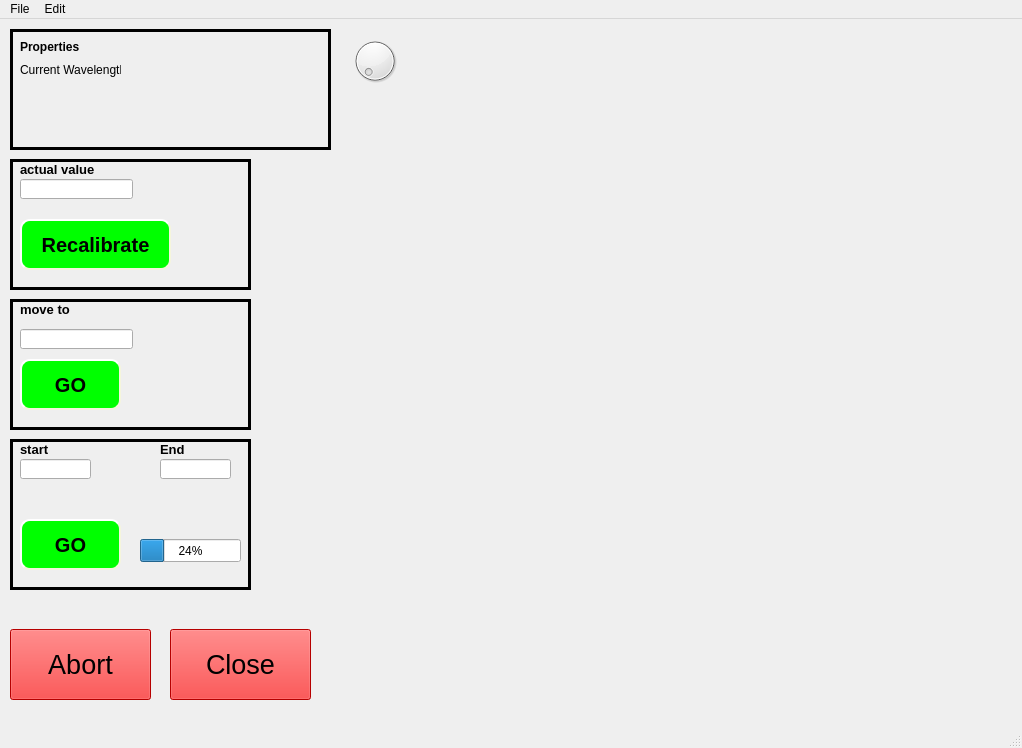
<?xml version="1.0" encoding="UTF-8"?>
<ui version="4.0">
 <class>MainWindow</class>
 <widget class="QMainWindow" name="MainWindow">
  <property name="geometry">
   <rect>
    <x>0</x>
    <y>0</y>
    <width>1022</width>
    <height>748</height>
   </rect>
  </property>
  <property name="windowTitle">
   <string>MainWindow</string>
  </property>
  <widget class="QWidget" name="centralwidget">
   <widget class="QPushButton" name="abort_button">
    <property name="geometry">
     <rect>
      <x>10</x>
      <y>610</y>
      <width>141</width>
      <height>71</height>
     </rect>
    </property>
    <property name="font">
     <font>
      <pointsize>20</pointsize>
     </font>
    </property>
    <property name="styleSheet">
     <string notr="true">QPushButton{
	background-color: rgb(255, 0, 0)
}</string>
    </property>
    <property name="text">
     <string>Abort</string>
    </property>
    <property name="autoDefault">
     <bool>false</bool>
    </property>
    <property name="default">
     <bool>false</bool>
    </property>
    <property name="flat">
     <bool>false</bool>
    </property>
   </widget>
   <widget class="QPushButton" name="close_button">
    <property name="geometry">
     <rect>
      <x>170</x>
      <y>610</y>
      <width>141</width>
      <height>71</height>
     </rect>
    </property>
    <property name="font">
     <font>
      <pointsize>20</pointsize>
     </font>
    </property>
    <property name="styleSheet">
     <string notr="true">QPushButton{
	background-color: rgb(255, 0, 0)
}</string>
    </property>
    <property name="text">
     <string>Close</string>
    </property>
    <property name="autoDefault">
     <bool>false</bool>
    </property>
    <property name="default">
     <bool>false</bool>
    </property>
    <property name="flat">
     <bool>false</bool>
    </property>
   </widget>
   <widget class="QLabel" name="property_label">
    <property name="geometry">
     <rect>
      <x>20</x>
      <y>20</y>
      <width>81</width>
      <height>16</height>
     </rect>
    </property>
    <property name="font">
     <font>
      <pointsize>9</pointsize>
      <weight>75</weight>
      <bold>true</bold>
     </font>
    </property>
    <property name="text">
     <string>Properties</string>
    </property>
   </widget>
   <widget class="QLabel" name="current_wavelength_lbl">
    <property name="geometry">
     <rect>
      <x>20</x>
      <y>40</y>
      <width>101</width>
      <height>21</height>
     </rect>
    </property>
    <property name="text">
     <string>Current Wavelength:</string>
    </property>
   </widget>
   <widget class="QDial" name="dial">
    <property name="geometry">
     <rect>
      <x>350</x>
      <y>10</y>
      <width>50</width>
      <height>64</height>
     </rect>
    </property>
    <property name="singleStep">
     <number>1</number>
    </property>
    <property name="orientation">
     <enum>Qt::Horizontal</enum>
    </property>
    <property name="invertedAppearance">
     <bool>false</bool>
    </property>
    <property name="wrapping">
     <bool>false</bool>
    </property>
    <property name="notchesVisible">
     <bool>false</bool>
    </property>
   </widget>
   <widget class="QFrame" name="frame1">
    <property name="geometry">
     <rect>
      <x>10</x>
      <y>10</y>
      <width>321</width>
      <height>121</height>
     </rect>
    </property>
    <property name="frameShape">
     <enum>QFrame::Box</enum>
    </property>
    <property name="frameShadow">
     <enum>QFrame::Plain</enum>
    </property>
    <property name="lineWidth">
     <number>3</number>
    </property>
   </widget>
   <widget class="QFrame" name="frame2">
    <property name="geometry">
     <rect>
      <x>10</x>
      <y>140</y>
      <width>241</width>
      <height>131</height>
     </rect>
    </property>
    <property name="frameShape">
     <enum>QFrame::Box</enum>
    </property>
    <property name="frameShadow">
     <enum>QFrame::Plain</enum>
    </property>
    <property name="lineWidth">
     <number>3</number>
    </property>
    <widget class="QLabel" name="actual_value_lbl">
     <property name="geometry">
      <rect>
       <x>10</x>
       <y>0</y>
       <width>81</width>
       <height>21</height>
      </rect>
     </property>
     <property name="font">
      <font>
       <pointsize>10</pointsize>
       <weight>75</weight>
       <bold>true</bold>
      </font>
     </property>
     <property name="text">
      <string>actual value</string>
     </property>
    </widget>
    <widget class="QLineEdit" name="recalibrate_input">
     <property name="geometry">
      <rect>
       <x>10</x>
       <y>20</y>
       <width>113</width>
       <height>20</height>
      </rect>
     </property>
     <property name="inputMethodHints">
      <set>Qt::ImhDigitsOnly</set>
     </property>
    </widget>
    <widget class="QPushButton" name="recalibrate_button">
     <property name="geometry">
      <rect>
       <x>10</x>
       <y>60</y>
       <width>151</width>
       <height>51</height>
      </rect>
     </property>
     <property name="font">
      <font>
       <pointsize>-1</pointsize>
       <weight>75</weight>
       <italic>false</italic>
       <bold>true</bold>
      </font>
     </property>
     <property name="mouseTracking">
      <bool>false</bool>
     </property>
     <property name="styleSheet">
      <string notr="true">QPushButton{
	background-color: rgb(0, 255, 0);
    border-style: outset;
    border-width: 2px;
    border-radius: 10px;
    border-color: beige;
    font: bold 20px;
    min-width: 2em;
    padding: 6px;
	
}

QPushButton::pressed{
	background-color: green;
    border-style: outset;
    border-width: 2px;
    border-radius: 10px;
    border-color: beige;
    font: bold 14px;
    min-width: 5em;
    padding: 6px;
	
}</string>
     </property>
     <property name="text">
      <string>Recalibrate</string>
     </property>
     <property name="checkable">
      <bool>false</bool>
     </property>
     <property name="autoDefault">
      <bool>false</bool>
     </property>
     <property name="default">
      <bool>false</bool>
     </property>
     <property name="flat">
      <bool>false</bool>
     </property>
    </widget>
   </widget>
   <widget class="QFrame" name="frame3">
    <property name="geometry">
     <rect>
      <x>10</x>
      <y>280</y>
      <width>241</width>
      <height>131</height>
     </rect>
    </property>
    <property name="frameShape">
     <enum>QFrame::Box</enum>
    </property>
    <property name="frameShadow">
     <enum>QFrame::Plain</enum>
    </property>
    <property name="lineWidth">
     <number>3</number>
    </property>
    <widget class="QLineEdit" name="move_input">
     <property name="geometry">
      <rect>
       <x>10</x>
       <y>30</y>
       <width>113</width>
       <height>20</height>
      </rect>
     </property>
     <property name="inputMethodHints">
      <set>Qt::ImhDigitsOnly</set>
     </property>
    </widget>
    <widget class="QLabel" name="move_to_lbl">
     <property name="geometry">
      <rect>
       <x>10</x>
       <y>0</y>
       <width>61</width>
       <height>21</height>
      </rect>
     </property>
     <property name="font">
      <font>
       <pointsize>10</pointsize>
       <weight>75</weight>
       <bold>true</bold>
      </font>
     </property>
     <property name="text">
      <string>move to</string>
     </property>
    </widget>
    <widget class="QPushButton" name="move_button">
     <property name="geometry">
      <rect>
       <x>10</x>
       <y>60</y>
       <width>101</width>
       <height>51</height>
      </rect>
     </property>
     <property name="font">
      <font>
       <pointsize>-1</pointsize>
       <weight>75</weight>
       <italic>false</italic>
       <bold>true</bold>
      </font>
     </property>
     <property name="mouseTracking">
      <bool>false</bool>
     </property>
     <property name="styleSheet">
      <string notr="true">QPushButton{
	background-color: rgb(0, 255, 0);
    border-style: outset;
    border-width: 2px;
    border-radius: 10px;
    border-color: beige;
    font: bold 20px;
    min-width: 2em;
    padding: 6px;
	
}

QPushButton::pressed{
	background-color: green;
    border-style: outset;
    border-width: 2px;
    border-radius: 10px;
    border-color: beige;
    font: bold 14px;
    min-width: 5em;
    padding: 6px;
	
}</string>
     </property>
     <property name="text">
      <string>GO</string>
     </property>
     <property name="checkable">
      <bool>false</bool>
     </property>
     <property name="autoDefault">
      <bool>false</bool>
     </property>
     <property name="default">
      <bool>false</bool>
     </property>
     <property name="flat">
      <bool>false</bool>
     </property>
    </widget>
   </widget>
   <widget class="QFrame" name="frame4">
    <property name="geometry">
     <rect>
      <x>10</x>
      <y>420</y>
      <width>241</width>
      <height>151</height>
     </rect>
    </property>
    <property name="frameShape">
     <enum>QFrame::Box</enum>
    </property>
    <property name="frameShadow">
     <enum>QFrame::Plain</enum>
    </property>
    <property name="lineWidth">
     <number>3</number>
    </property>
    <widget class="QLineEdit" name="scan_start_input">
     <property name="geometry">
      <rect>
       <x>10</x>
       <y>20</y>
       <width>71</width>
       <height>20</height>
      </rect>
     </property>
     <property name="inputMethodHints">
      <set>Qt::ImhDigitsOnly</set>
     </property>
    </widget>
    <widget class="QLabel" name="scan_start_lbl">
     <property name="geometry">
      <rect>
       <x>10</x>
       <y>0</y>
       <width>41</width>
       <height>21</height>
      </rect>
     </property>
     <property name="font">
      <font>
       <pointsize>10</pointsize>
       <weight>75</weight>
       <bold>true</bold>
      </font>
     </property>
     <property name="text">
      <string>start </string>
     </property>
    </widget>
    <widget class="QLabel" name="scan_end_lbl">
     <property name="geometry">
      <rect>
       <x>150</x>
       <y>0</y>
       <width>41</width>
       <height>21</height>
      </rect>
     </property>
     <property name="font">
      <font>
       <pointsize>10</pointsize>
       <weight>75</weight>
       <bold>true</bold>
      </font>
     </property>
     <property name="text">
      <string>End</string>
     </property>
    </widget>
    <widget class="QLineEdit" name="scan_end_input_2">
     <property name="geometry">
      <rect>
       <x>150</x>
       <y>20</y>
       <width>71</width>
       <height>20</height>
      </rect>
     </property>
     <property name="inputMethodHints">
      <set>Qt::ImhDigitsOnly</set>
     </property>
    </widget>
    <widget class="QPushButton" name="scan_button">
     <property name="geometry">
      <rect>
       <x>10</x>
       <y>80</y>
       <width>101</width>
       <height>51</height>
      </rect>
     </property>
     <property name="font">
      <font>
       <pointsize>-1</pointsize>
       <weight>75</weight>
       <italic>false</italic>
       <bold>true</bold>
      </font>
     </property>
     <property name="mouseTracking">
      <bool>false</bool>
     </property>
     <property name="styleSheet">
      <string notr="true">QPushButton{
	background-color: rgb(0, 255, 0);
    border-style: outset;
    border-width: 2px;
    border-radius: 10px;
    border-color: beige;
    font: bold 20px;
    min-width: 2em;
    padding: 6px;
	
}

QPushButton::pressed{
	background-color: green;
    border-style: outset;
    border-width: 2px;
    border-radius: 10px;
    border-color: beige;
    font: bold 14px;
    min-width: 5em;
    padding: 6px;
	
}</string>
     </property>
     <property name="text">
      <string>GO</string>
     </property>
     <property name="checkable">
      <bool>false</bool>
     </property>
     <property name="autoDefault">
      <bool>false</bool>
     </property>
     <property name="default">
      <bool>false</bool>
     </property>
     <property name="flat">
      <bool>false</bool>
     </property>
    </widget>
    <widget class="QProgressBar" name="progressBar_scan">
     <property name="geometry">
      <rect>
       <x>130</x>
       <y>100</y>
       <width>101</width>
       <height>23</height>
      </rect>
     </property>
     <property name="value">
      <number>24</number>
     </property>
    </widget>
   </widget>
  </widget>
  <widget class="QMenuBar" name="menubar">
   <property name="geometry">
    <rect>
     <x>0</x>
     <y>0</y>
     <width>1022</width>
     <height>21</height>
    </rect>
   </property>
   <widget class="QMenu" name="menuFile">
    <property name="title">
     <string>File</string>
    </property>
    <addaction name="actionnew"/>
    <addaction name="actionsave"/>
    <addaction name="actionsave_as"/>
    <addaction name="actioncopy"/>
   </widget>
   <widget class="QMenu" name="menuEdit">
    <property name="title">
     <string>Edit</string>
    </property>
   </widget>
   <addaction name="menuFile"/>
   <addaction name="menuEdit"/>
  </widget>
  <widget class="QStatusBar" name="statusbar"/>
  <action name="actionnew">
   <property name="text">
    <string>new</string>
   </property>
  </action>
  <action name="actionsave">
   <property name="text">
    <string>save</string>
   </property>
  </action>
  <action name="actionsave_as">
   <property name="text">
    <string>save as</string>
   </property>
  </action>
  <action name="actioncopy">
   <property name="text">
    <string>copy</string>
   </property>
  </action>
 </widget>
 <resources/>
 <connections/>
</ui>
